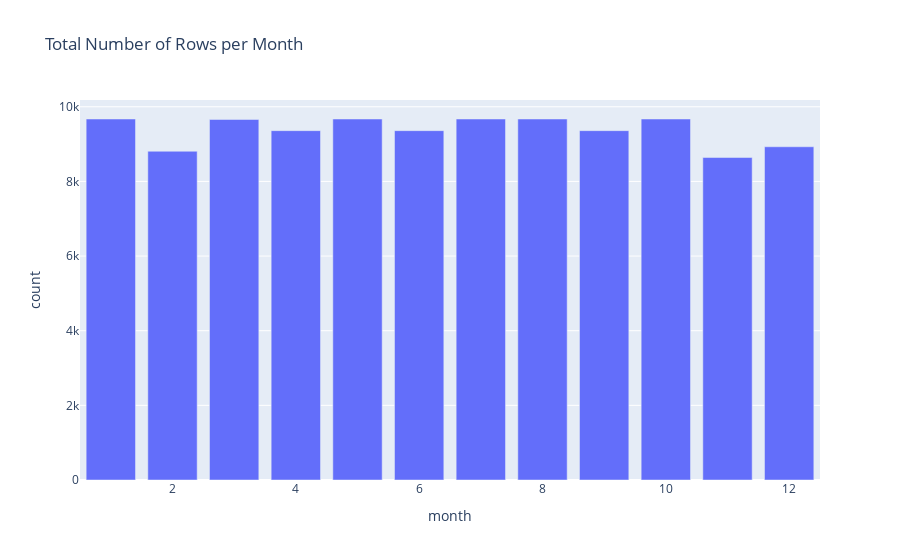

Notebook code for this chart:
### Code cell
monthly_counts = df['month'].value_counts().reset_index()
monthly_counts.columns = ['month', 'count']

# Sort by month
monthly_counts = monthly_counts.sort_values('month')

# Create the bar chart
fig = px.bar(monthly_counts, x='month', y='count', title='Total Number of Rows per Month')

fig.show()

### Figure 1 — Plotly figure (JSON) as saved in the notebook; plotly's stock layout.template omitted (floating-point values rounded to 4 significant figures)
{"data": [{"alignmentgroup": "True", "hovertemplate": "month=%{x}<br>count=%{y}<extra></extra>", "legendgroup": "", "marker": {"color": "#636efa", "pattern": {"shape": ""}}, "name": "", "offsetgroup": "", "orientation": "v", "showlegend": false, "textposition": "auto", "type": "bar", "x": [1, 2, 3, 4, 5, 6, 7, 8, 9, 10, 11, 12], "xaxis": "x", "y": [9672, 8808, 9659, 9360, 9672, 9360, 9672, 9672, 9360, 9672, 8640, 8928], "yaxis": "y"}], "layout": {"barmode": "relative", "legend": {"tracegroupgap": 0}, "title": {"text": "Total Number of Rows per Month"}, "xaxis": {"anchor": "y", "domain": [0, 1], "title": {"text": "month"}}, "yaxis": {"anchor": "x", "domain": [0, 1], "title": {"text": "count"}}}}
